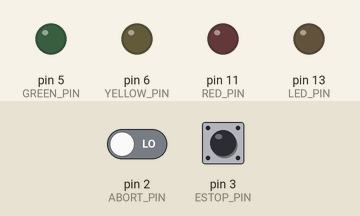
Simulated run of this sketch. Board: Arduino Uno, built with avr-gcc and run on an emulated ATmega328P. On the bench: output pins drawn as LEDs (lit = HIGH). The inputs (shaded band) are chosen by the test bench; at power-on: pin 2 (ABORT_PIN) LOW, pin 3 (ESTOP_PIN) HIGH. The ROS host is connected and sends only what is stated.

Above: at 0.2 s.
Timing chart, 0 to 1.7 s (numbered marks = the images above):
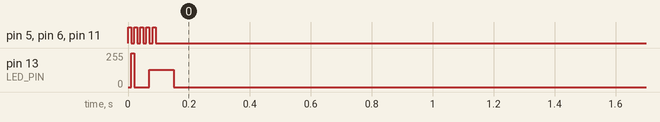

The sketch:

safety_button.ino
```cpp
#include <micro_ros_arduino.h>

#include <stdio.h>
#include <rcl/rcl.h>
#include <rcl/error_handling.h>
#include <rclc/rclc.h>
#include <rclc/executor.h>
#include <rmw_microros/rmw_microros.h>

#include <std_msgs/msg/empty.h>

// Publishers
rcl_publisher_t mission_start_publisher;
rcl_publisher_t mission_abort_publisher;
rcl_publisher_t estop_publisher;

rcl_subscription_t mission_start_subscriber;
rcl_subscription_t mission_abort_subscriber;
rcl_subscription_t estop_subscriber;

// Template Empty Message
std_msgs__msg__Empty msg;
std_msgs__msg__Empty sub_msg1;
std_msgs__msg__Empty sub_msg2;
std_msgs__msg__Empty sub_msg3;

rclc_executor_t executor;
rclc_support_t support;
rcl_allocator_t allocator;
rcl_node_t node;
rcl_timer_t timer;

bool micro_ros_init_successful;

// LED Flash Rate Limiters
#define FLASH_RATE_LIMIT 60
unsigned long red_time;
unsigned long yellow_time;
unsigned long green_time;

#define ESTOP_PIN 3
#define GO_PIN 4
#define ABORT_PIN 2
#define FLASH_DURATION 50

#define LED_PIN 13
#define RED_PIN 11
#define YELLOW_PIN 6
#define GREEN_PIN 5

//#define RCCHECK(fn) { rcl_ret_t temp_rc = fn; if((temp_rc != RCL_RET_OK)){error_loop();}}
#define RCSOFTCHECK(fn) { rcl_ret_t temp_rc = fn; if((temp_rc != RCL_RET_OK)){}}
#define RCCHECK(fn) { rcl_ret_t temp_rc = fn; if((temp_rc != RCL_RET_OK)){return false;}}

//void error_loop() {
//  while (1) {
//    digitalWrite(LED_PIN, !digitalRead(LED_PIN));
//    delay(100);
//  }
//}

void timer_callback(rcl_timer_t * timer, int64_t last_call_time)
{
  RCLC_UNUSED(last_call_time);
  if (timer != NULL) {
    if (digitalRead(ESTOP_PIN) == LOW) {
      RCSOFTCHECK(rcl_publish(&estop_publisher, &msg, NULL));
    }
    else if (digitalRead(ABORT_PIN) == LOW) {
      RCSOFTCHECK(rcl_publish(&mission_abort_publisher, &msg, NULL));
    }
    else if (digitalRead(GO_PIN) == LOW) {
      RCSOFTCHECK(rcl_publish(&mission_start_publisher, &msg, NULL));
    }
  }
}

void subscription_mission_start_callback(const void * msgin)
{
  if(millis() - green_time > FLASH_RATE_LIMIT){
    digitalWrite(GREEN_PIN, HIGH);
    delay(FLASH_DURATION);
    digitalWrite(GREEN_PIN, LOW);
    green_time = millis();
  }
}

void subscription_mission_abort_callback(const void * msgin)
{
   if(millis() - yellow_time > FLASH_RATE_LIMIT){
    digitalWrite(YELLOW_PIN, HIGH);
    delay(FLASH_DURATION);
    digitalWrite(YELLOW_PIN, LOW);
    yellow_time = millis();
   }
}

void subscription_estop_callback(const void * msgin)
{
  if(millis() - red_time > FLASH_RATE_LIMIT){
    digitalWrite(RED_PIN, HIGH);
    delay(FLASH_DURATION);
    digitalWrite(RED_PIN, LOW);
    red_time = millis();
  }
}


bool create_entities() {
  allocator = rcl_get_default_allocator();

  //create init_options
  RCCHECK(rclc_support_init(&support, 0, NULL, &allocator));

  // create node
  RCCHECK(rclc_node_init_default(&node, "safety_button", "", &support));

  // create mission_start_publisher
  RCCHECK(rclc_publisher_init_default(
            &mission_start_publisher,
            &node,
            ROSIDL_GET_MSG_TYPE_SUPPORT(std_msgs, msg, Empty),
            "/mission_start"));

  // create mission_start_publisher
  RCCHECK(rclc_publisher_init_default(
            &mission_abort_publisher,
            &node,
            ROSIDL_GET_MSG_TYPE_SUPPORT(std_msgs, msg, Empty),
            "/mission_abort"));

  // create mission_start_publisher
  RCCHECK(rclc_publisher_init_default(
            &estop_publisher,
            &node,
            ROSIDL_GET_MSG_TYPE_SUPPORT(std_msgs, msg, Empty),
            "/emergency_stop"));

  // create mission start subscriber to flash light
  RCCHECK(rclc_subscription_init_default(
    &mission_start_subscriber,
    &node,
    ROSIDL_GET_MSG_TYPE_SUPPORT(std_msgs, msg, Empty),
    "/mission_start"));

  // create mission start subscriber to flash light
  RCCHECK(rclc_subscription_init_default(
    &mission_abort_subscriber,
    &node,
    ROSIDL_GET_MSG_TYPE_SUPPORT(std_msgs, msg, Empty),
    "/mission_abort"));

  // create mission start subscriber to flash light
  RCCHECK(rclc_subscription_init_default(
    &estop_subscriber,
    &node,
    ROSIDL_GET_MSG_TYPE_SUPPORT(std_msgs, msg, Empty),
    "/emergency_stop"));

  // create timer,
  const unsigned int timer_timeout = 100;
  RCCHECK(rclc_timer_init_default(
            &timer,
            &support,
            RCL_MS_TO_NS(timer_timeout),
            timer_callback));

  // create executor (with 4 handles - timer + 3 subs)
  executor = rclc_executor_get_zero_initialized_executor();
  RCCHECK(rclc_executor_init(&executor, &support.context, 4, &allocator));
  RCCHECK(rclc_executor_add_timer(&executor, &timer));
  RCCHECK(rclc_executor_add_subscription(&executor, &mission_start_subscriber, &sub_msg1, &subscription_mission_start_callback, ON_NEW_DATA));
  RCCHECK(rclc_executor_add_subscription(&executor, &mission_abort_subscriber, &sub_msg2, &subscription_mission_abort_callback, ON_NEW_DATA));
  RCCHECK(rclc_executor_add_subscription(&executor, &estop_subscriber, &sub_msg3, &subscription_estop_callback, ON_NEW_DATA));

  micro_ros_init_successful = true;
  return true;
}

void destroy_entities()
{
  rcl_publisher_fini(&mission_start_publisher, &node);
  rcl_publisher_fini(&mission_abort_publisher, &node);
  rcl_publisher_fini(&estop_publisher, &node);
  rcl_subscription_fini(&mission_start_subscriber, &node);
  rcl_subscription_fini(&mission_abort_subscriber, &node);
  rcl_subscription_fini(&estop_subscriber, &node);
  rcl_node_fini(&node);
  rcl_timer_fini(&timer);
  rclc_executor_fini(&executor);
  rclc_support_fini(&support);

  micro_ros_init_successful = false;
}

void setup() {
  set_microros_transports();

  // Setup inputs and outputs
  pinMode(ESTOP_PIN, INPUT);
  pinMode(ABORT_PIN, INPUT);
  pinMode(GO_PIN, INPUT);

  pinMode(LED_PIN, OUTPUT);
  pinMode(RED_PIN, OUTPUT);
  pinMode(YELLOW_PIN, OUTPUT);
  pinMode(GREEN_PIN, OUTPUT);
  digitalWrite(LED_PIN, HIGH);

  micro_ros_init_successful = false;

//  delay(2000);
}

static unsigned long long prev_connect_test_time;

void flash_leds() {
   digitalWrite(LED_PIN, !digitalRead(LED_PIN));
   digitalWrite(RED_PIN, !digitalRead(RED_PIN));
   digitalWrite(YELLOW_PIN, !digitalRead(YELLOW_PIN));
   digitalWrite(GREEN_PIN, !digitalRead(GREEN_PIN));
}

void leds_off() {
  digitalWrite(LED_PIN, LOW);
  digitalWrite(RED_PIN, LOW);
  digitalWrite(YELLOW_PIN, LOW);
  digitalWrite(GREEN_PIN, LOW);
}

void loop()
{
    // check if the agent got disconnected at 10Hz
    if(micros() - prev_connect_test_time > 100000)
    {
        prev_connect_test_time = micros();
        // check if the agent is connected
        if(RMW_RET_OK == rmw_uros_ping_agent(50, 2))
        {

            // reconnect if agent got disconnected or haven't at all
            if (!micro_ros_init_successful)
            {
              leds_off();
              create_entities();
            }
        }
        else if(micro_ros_init_successful)
        {
            // clean up micro-ROS components
            destroy_entities();
        }
    }

    if(micro_ros_init_successful)
    {
        rclc_executor_spin_some(&executor, RCL_MS_TO_NS(10));
    } else {
        flash_leds();
    }

    delay(10);
}
```

Measured:
- by itself, pin 5 (GREEN_PIN), pin 6 (YELLOW_PIN), pin 11 (RED_PIN): alternates HIGH for 0.01 s and LOW for 0.01 s, 10 changes in all, then stays LOW
- by itself, pin 13 (LED_PIN): 0/255 → 128/255 at 0.01 s, → 0/255 0.14 s later
